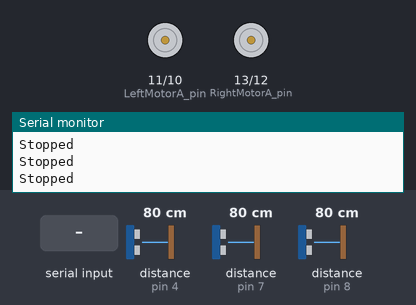
Recording of a program running on a simulated Arduino Uno, built with avr-gcc and run on an emulated ATmega328P. Shown: motor-driver pin pairs drawn as motors (green arrow = first pin HIGH = forward, orange = second pin HIGH = backward, longer = more drive, scaled by the enable pin), the last lines printed to the serial monitor. Wiring (inferred from the names in the program): 3 × ultrasonic range finder: trigger pin 4, echo pin 4 / trigger pin 7, echo pin 7 / trigger pin 8, echo pin 8. Inputs (shaded band) come from the test bench; at power-on: distance to the obstacle (sensors on pin 4, pin 7, pin 8) 80 cm. The echo pulse lasts 58.3 µs per cm.

Above: at 1.2 s.
1.3 s: "l\n" received over Serial
At 2.0 s:
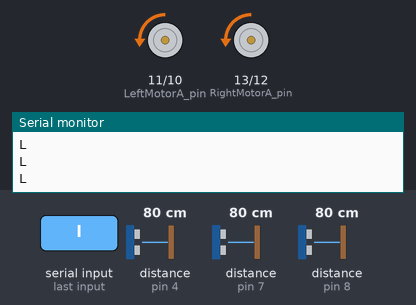
2.9 s: distance to the obstacle (sensor on pin 4) set to 23 cm
4.4 s: distance to the obstacle (sensor on pin 4) set to 18 cm
At 5.4 s:
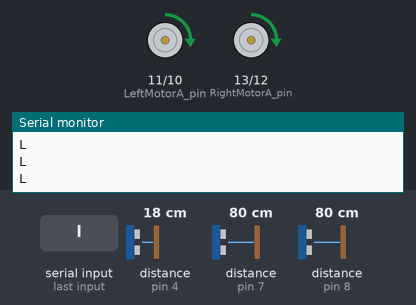
6.0 s: distance to the obstacle (sensor on pin 4) set to 35 cm
At 7.2 s:
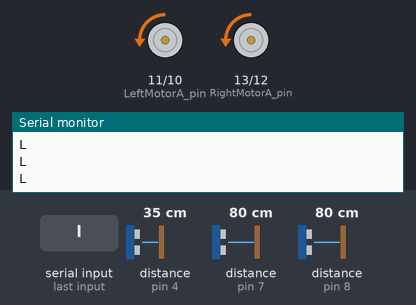
7.5 s: "B\n" received over Serial
At 8.7 s:
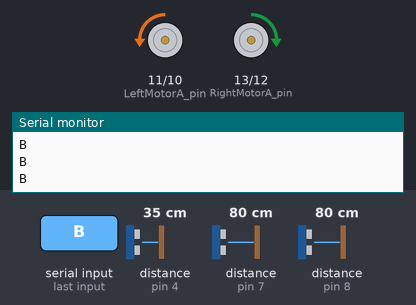
9.0 s: "F90\n" received over Serial
At 10.5 s:
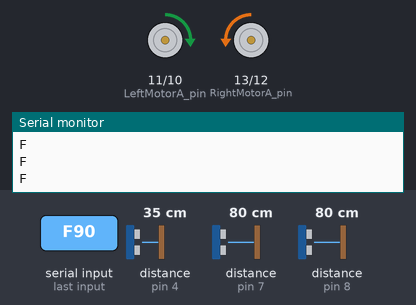
Timing chart, 0 to 11.5 s (numbered marks = the images above; inputs shaded):
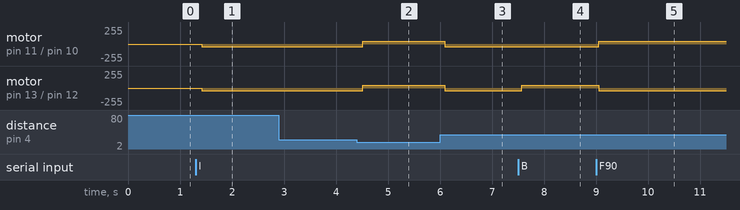

The program:

main.cpp
```cpp
#include "ENEE408I.h"

Ultrasound leftUltrasound   (left_ping_pin);
Ultrasound centerUltrasound (center_ping_pin);
Ultrasound rightUltrasound  (right_ping_pin);
MotorControl leftMotor  (LeftMotorA_pin,  LeftMotorB_pin,  LeftMotorPWM_pin);
MotorControl rightMotor (RightMotorA_pin, RightMotorB_pin, RightMotorPWM_pin);
PID leftPID (LEFT_KP, LEFT_KI, LEFT_KD);
PID rightPID (RIGHT_KP, RIGHT_KI, RIGHT_KD);
char lastCmd[256];

void setup() {
  Serial.begin(9600); // Set baud-rate
  leftMotor.setSpeed(START_SPEED);
  rightMotor.setSpeed(START_SPEED);
  strcpy(lastCmd, "h");
}

void process(const char *cmd) {
  switch (cmd[0]) {
    case 'F':
    case 'f':
    leftMotor.setSpeed(START_SPEED);
    rightMotor.setSpeed(START_SPEED);
     leftMotor.forward();
     rightMotor.backward();
     Serial.println("F");
     break;
   case 'R':
   case 'r':
   leftMotor.setSpeed(START_SPEED);
   rightMotor.setSpeed(START_SPEED);
     leftMotor.forward();
     rightMotor.forward();
     Serial.println("R");
     break;
   case 'L':
   case 'l':
   leftMotor.setSpeed(START_SPEED);
   rightMotor.setSpeed(START_SPEED);
     leftMotor.backward();
     rightMotor.backward();
     Serial.println("L");
     break;
   case 'B':
   case 'b':
   leftMotor.setSpeed(START_SPEED);
   rightMotor.setSpeed(START_SPEED);
     leftMotor.backward();
     rightMotor.forward();
     Serial.println("B");
     break;
   case 'H':
   case 'h':
   leftMotor.setSpeed(START_SPEED);
   rightMotor.setSpeed(START_SPEED);
     leftMotor.halt();
     rightMotor.halt();
     Serial.println("Stopped");
     break;
   case 'e':
     int err;
     int lSpeed, rSpeed;
     sscanf(cmd, "e%d", &err);

       lSpeed = (int) leftPID.update(err);
       if(lSpeed > 0) {
         leftMotor.forward();
       } else {
         leftMotor.backward();
         lSpeed = -lSpeed;
       }
       lSpeed = (lSpeed > SPEED_MAX) ? SPEED_MAX : lSpeed;
       leftMotor.setSpeed(lSpeed);

       rSpeed = (int) rightPID.update(err);
       if(rSpeed > 0) {
         rightMotor.backward();
       } else {
         rightMotor.forward();
         rSpeed = -rSpeed;
       }
       rSpeed = (rSpeed > SPEED_MAX) ? SPEED_MAX : rSpeed;
       rightMotor.setSpeed(rSpeed);
       char line[256];
       sprintf(line, "F(%3d, %3d)", leftMotor.PWM_val, rightMotor.PWM_val);
       Serial.println(line);
     break;
    }
}

int i = 0;
char cmd[256];

void loop() {

  // put your main code here, to run repeatedly:
  int left, center, right;

  left   = leftUltrasound.getDistance();
  center = centerUltrasound.getDistance();
  right  = rightUltrasound.getDistance();


  if (center <= STOP_DISTANCE_CENTER) { // If Danger at center...
     // Check whether we should go left or right
     if (left <= right && right > STOP_DISTANCE_SIDE) { // Right has more room than left, so go right.
       leftMotor.forward();
       rightMotor.forward();
     }
     else if (left > STOP_DISTANCE_SIDE){ // Left has more room than right, so go left.
       leftMotor.backward();
       rightMotor.backward();
     }
     else { // Too close so go back
       leftMotor.backward();
       rightMotor.forward();
     }
   }
   else if (left <= STOP_DISTANCE_SIDE) { // Issue @ left, so go right
     leftMotor.forward();
     rightMotor.forward();
   }
   else if (right <= STOP_DISTANCE_SIDE) { // Issue @ right, so go left
     leftMotor.backward();
     rightMotor.backward();
   }
   else {
     process(lastCmd);
     while (Serial.available() > 0) {
       cmd[i] = Serial.read();
       if(cmd[i] == '\n') {
         cmd[i] = '\0';
         i = 0;
         strcpy(lastCmd,cmd);
         process(cmd);
        }
        else {
          ++i;
        }
    }
  }

  delay(100);

}
```

ENEE408I.h
```cpp
#include <Arduino.h>
#include "PID.h"

// Ping sensor pins
#define center_ping_pin 4
#define left_ping_pin   7
#define right_ping_pin  8

// Motor pins
#define LeftMotorA_pin    11
#define RightMotorA_pin   13
#define LeftMotorB_pin    10
#define RightMotorB_pin   12
#define LeftMotorPWM_pin  6
#define RightMotorPWM_pin 5

// PID constants
#define LEFT_KP 1
#define LEFT_KI 0
#define LEFT_KD 0
#define RIGHT_KP -1
#define RIGHT_KI 0
#define RIGHT_KD 0

//Other constants
#define START_SPEED 40
#define SPEED_MAX 255
#define STOP_DISTANCE_SIDE 10
#define STOP_DISTANCE_CENTER 20

//Motor controller class def
class MotorControl{
  public:
    byte INA_pin;
    byte INB_pin;
    byte PWM_pin;

    byte INA_dir;
    byte INB_dir;
    int PWM_val;

  public:
    MotorControl(byte INA_pin, byte INB_pin, byte PWM_pin){
      this->INA_pin = INA_pin;
      this->INB_pin = INB_pin;
      this->PWM_pin = PWM_pin;
      pinMode(this->INA_pin, OUTPUT);
      pinMode(this->INB_pin, OUTPUT);
      pinMode(this->PWM_pin, OUTPUT);
    }

   void setSpeed(int PWM_val){
      this->PWM_val = PWM_val;
      analogWrite(this->PWM_pin, this->PWM_val);
   }

   void forward(){
      digitalWrite(this->INA_pin, HIGH);
      digitalWrite(this->INB_pin, LOW);
   }

   void backward(){
      digitalWrite(this->INA_pin, LOW);
      digitalWrite(this->INB_pin, HIGH);
   }

   void halt() {
      //analogWrite(this->PWM_pin, 0);
      digitalWrite(this->INA_pin, LOW);
      digitalWrite(this->INB_pin, LOW);
   }
};

class Ultrasound
{
  private:
    int _pin;
  public:
    Ultrasound(int pin) {
      _pin = pin;
    }
    long getDistance() {
      long duration;

      pinMode(_pin, OUTPUT);

      // Short LOW pulse
      digitalWrite(_pin, LOW);
      delayMicroseconds(2);
      // Clean HIGH pulse
      digitalWrite(_pin, HIGH);
      delayMicroseconds(10);
      digitalWrite(_pin, LOW);

      pinMode(_pin, INPUT);
      duration = pulseIn(_pin, HIGH);


      return duration / 29 / 2;
    }
};
```

PID.h
```cpp
//Header file for PID controller class

class PID {
private:
  double kp, ki, kd;
  double integral, prev;
  double output;
public:
  PID(double p, double i, double d) {
    kp = p;
    ki = i;
    kd = d;
    integral = prev = 0;
  }
  double update(double err) {
    double deriv;
    integral += err;
    deriv = err - prev;
    prev = err;
    output = kp * err + ki * integral + kd * deriv;
    return output;
  }
};
```

Measured:
- the behaviour switches between 21 and 20 cm on distance to the obstacle (sensor on pin 4) (found by bisection; images 1 and 2)
- after the input at 1.3 s, motor on pin 11 (LeftMotorA_pin) / pin 10 (LeftMotorB_pin), motor on pin 13 (RightMotorA_pin) / pin 12 (RightMotorB_pin): stopped → backward 40/255 after 0.12 s
- after the input at 4.4 s, motor on pin 11 (LeftMotorA_pin) / pin 10 (LeftMotorB_pin), motor on pin 13 (RightMotorA_pin) / pin 12 (RightMotorB_pin): backward 40/255 → forward 40/255 after 0.11 s
- after the input at 6.0 s, motor on pin 11 (LeftMotorA_pin) / pin 10 (LeftMotorB_pin), motor on pin 13 (RightMotorA_pin) / pin 12 (RightMotorB_pin): forward 40/255 → backward 40/255 after 0.09 s
- after the input at 7.5 s, motor on pin 13 (RightMotorA_pin) / pin 12 (RightMotorB_pin): backward 40/255 → forward 40/255 after 0.08 s
- after the input at 9.0 s, motor on pin 11 (LeftMotorA_pin) / pin 10 (LeftMotorB_pin): backward 40/255 → forward 40/255 after 0.06 s; motor on pin 13 (RightMotorA_pin) / pin 12 (RightMotorB_pin): forward 40/255 → backward 40/255 after 0.06 s
